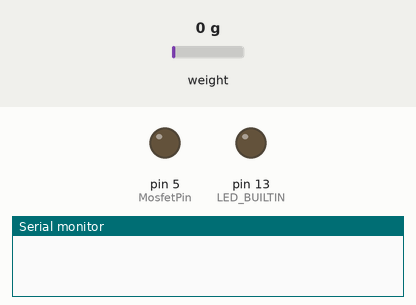
The sketch below on a simulated Arduino Uno, built with avr-gcc and run on an emulated ATmega328P. Shown: output pins drawn as LEDs (lit = HIGH), the last lines printed to the serial monitor. Inputs (shaded band) come from the test bench; at power-on: weight on the scale 0 g.

Above: at 0.1 s.
At 26.67 s:
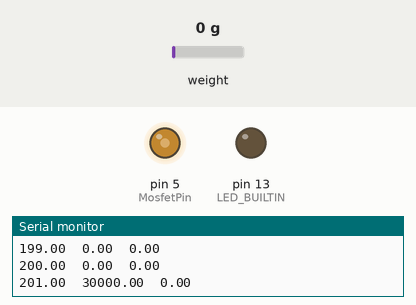
At 27.5 s:
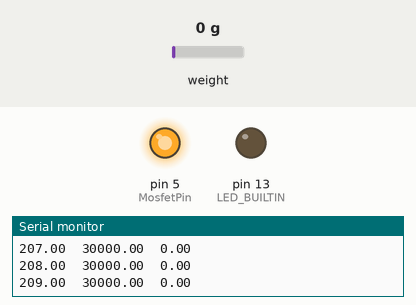
Timing chart, 0 to 29.0 s (numbered marks = the images above):
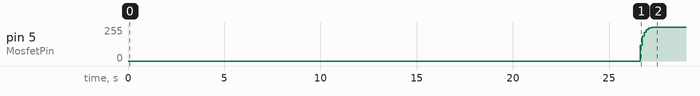

Measured:
- by itself, pin 5 (MosfetPin): moves from 0/255 to 254/255 over 0.82 s

The sketch:

PressureController.ino
```cpp
#include "HX711.h"
#include "Ticker.h"
#include "PID_v1.h"
#include "FilterOnePole.h"

FilterOnePole Lp( LOWPASS, 1 );   // create a one pole (RC) lowpass filter

void LoopFixedRate();
const int MosfetPin   = 5;
const int SampleRate  = 25000;

double y1, y2, y3;
double u1, u2, u3;
double Error;

double Peak = 30000;
double Setpoint = 0;
double y = Peak;
double Input, Output, PWMOutput, FFOutput, FFCorrection, dP, LastPoint;
bool Step = true;

double N = 0;
double Time;
double z;
HX711 scale(A1, A0);

//Specify the links and initial tuning parameters
double Kp = 0.00015249 * 3.5 * 1.2, Ki = 0.00046323 / (2.2 * 0.8), Kd = 1.5 * 6 * 4.0088e-6;
PID myPID(&Input, &Output, &Setpoint, Kp, Ki, Kd, DIRECT);

Ticker timer(LoopFixedRate, SampleRate, 0, MICROS_MICROS);

void setup() {
  Serial.begin(115200);
  pinMode(MosfetPin, OUTPUT);
  pinMode(LED_BUILTIN, OUTPUT);
  scale.set_scale(220.f);
  delay(5000);
  scale.tare();
  Input = scale.get_units();
  timer.start();
  myPID.SetMode(AUTOMATIC);
  ResultWrite();
}

void LoopFixedRate() {
  //Time calculation
  Time = N * 1 / 40;

  //Type of signal
  if (Step == false) {
    // Setpoint Sine
    LastPoint = Setpoint;
    Setpoint = y / 2 * ((sin(Time) + sin(Time * 2) + sin(3 * Time)) / 3) + y / 2;
  }
  else {
    if (Time >= 5) {
      LastPoint = Setpoint;
      Setpoint = Peak;
    }
  }

  //Feed forward
  dP = (Setpoint - LastPoint) / 0.025;
  FFOutput = Setpoint * 7.5924e-5;

  if (FFOutput <= 0) {
    FFCorrection = 0;
  }
  else {
    if (FFOutput <= 0.6773) {
      FFCorrection =  1.032295606 * sqrt(FFOutput) + 1.35;
    }
    else {
      FFCorrection = (1 / 2.375) * FFOutput + 1.9149;
    }
  }
  if (dP <= 0) {
    FFCorrection = 0;
  }
  else {
    FFCorrection = FFCorrection * dP / 30000;
  }

  // PID Control
  Input = scale.get_units();
  Error = Setpoint - Input;
  myPID.Compute();

  // Combine PID Output en FF Output
  Output = Output + FFCorrection;

  // PWM Convert and saturation incorporation
  if (Output <= 0) {
    Output = 0;
  }
  else {
    if (Output <= 0.5868) {
      PWMOutput = sqrt(Output / 0.000163);
    }
    else {
      if (Output <= 5) {
        PWMOutput = (Output + 0.6901) / 0.02128205128205128205128205128205;
        if (PWMOutput >= 255) {
          PWMOutput = 255;
        }
      }
      else {
        if (Output > 5) {
          PWMOutput = 255;
        }
      }
    }
  }
  //Implementation low pass
  Lp.input(PWMOutput);

  // Write to Mosfet
  analogWrite(MosfetPin, Lp.output());           // vary between 0  and 255
  N++;
  //Write new values
  ResultWrite();
}
//Function for a timer
void loop() {
  timer.update();
}

//Function for plotting
void ResultWrite() {
  Serial.print(N);
  Serial.print("\t");
  Serial.print(Setpoint);
  Serial.print("\t");
  Serial.println(Input);
}
```

FilterOnePole.cpp
```cpp
#include "FilterOnePole.h"
#include "FloatDefine.h"

FilterOnePole::FilterOnePole( FILTER_TYPE ft, float fc, float initialValue ) {
  setFilter( ft, fc, initialValue );
}

void FilterOnePole::setFilter( FILTER_TYPE ft, float fc, float initialValue ) {
  FT = ft;
  setFrequency( fc );

  Y = initialValue;
  Ylast = initialValue;
  X = initialValue;

  LastUS = micros();
}

float FilterOnePole::input( float inVal ) {
  long time = micros();
  ElapsedUS = float(time - LastUS);   // cast to float here, for math
  LastUS = time;                      // update this now

  // shift the data values
  Ylast = Y;
  X = inVal;                          // this is now the most recent input value

  // filter value is controlled by a parameter called X
  // tau is set by the user in microseconds, but must be converted to samples here
  TauSamps = TauUS / ElapsedUS;

  float ampFactor;
#ifdef ARM_FLOAT
  ampFactor = expf( -1.0 / TauSamps );     // this is 1 if called quickly
#else
  ampFactor = exp( -1.0 / TauSamps );      // this is 1 if called quickly
#endif

  Y = (1.0-ampFactor)*X + ampFactor*Ylast;     // set the new value

  return output();
}

void FilterOnePole::setFrequency( float newFrequency ) {
  setTau( 1.0/(TWO_PI*newFrequency ) ); // τ=1/ω
}

void FilterOnePole::setTau( float newTau ) {
  TauUS = newTau * 1e6;
}

float FilterOnePole::output() {
    // figure out which button to read
  switch (FT) {
    case LOWPASS:
      // return the last value
      return Y;
      break;
    case INTEGRATOR:
      // using a lowpass, but normaize
      return Y * (TauUS/1.0e6);
      break;
    case HIGHPASS:
      // highpass is the _difference_
      return X-Y;
      break;
    case DIFFERENTIATOR:
      // like a highpass, but normalize
      return (X-Y)/(TauUS/1.0e6);
      break;
    default:
      // should never get to here, return 0 just in case
      return 0;
  }
}

void FilterOnePole::print() {
  Serial.println("");
  Serial.print(" Y: ");        Serial.print( Y );
  Serial.print(" Ylast: ");      Serial.print( Ylast );
  Serial.print(" X ");         Serial.print( X );
  Serial.print(" ElapsedUS ");  Serial.print( ElapsedUS );
  Serial.print(" TauSamps: ");  Serial.print( TauSamps );
  //Serial.print(" ampFactor " );       Serial.print( ampFactor );
  Serial.print(" TauUS: ");     Serial.print( TauUS );
  Serial.println("");
}

void FilterOnePole::test() {
  float tau = 10;
  float updateInterval = 1;
  float nextupdateTime = millis()*1e-3;

  float inputValue = 0;
  FilterOnePole hp( HIGHPASS, tau, inputValue );
  FilterOnePole lp( LOWPASS, tau, inputValue );

  while( true ) {
    float now = millis()*1e-3;

    // switch input values on a 20 second cycle
    if( round(now/20.0)-(now/20.0) < 0 )
    inputValue = 0;
    else
    inputValue = 100;

    hp.input(inputValue);
    lp.input(inputValue);

    if( now > nextupdateTime ) {
      nextupdateTime += updateInterval;

      Serial.print("inputValue: "); Serial.print( inputValue );
      Serial.print("\t high-passed: "); Serial.print( hp.output() );
      Serial.print("\t low-passed: "); Serial.print( lp.output() );
      Serial.println();
    }
  }
}

void FilterOnePole::setToNewValue( float newVal ) {
  Y = Ylast = X = newVal;
}


// stuff for filter2 (lowpass only)
// should be able to set a separate fall time as well
FilterOnePoleCascade::FilterOnePoleCascade( float riseTime, float initialValue ) {
  setRiseTime( riseTime );
  setToNewValue( initialValue );
}

void FilterOnePoleCascade::setRiseTime( float riseTime ) {
  float tauScale = 3.36;      // found emperically, by running test();

  Pole1.setTau( riseTime / tauScale );
  Pole2.setTau( riseTime / tauScale );
}

float FilterOnePoleCascade::input( float inVal  ) {
  Pole2.input( Pole1.input( inVal ));
  return output();
}

// clears out the values in the filter
void FilterOnePoleCascade::setToNewValue( float newVal ) {
  Pole1.setToNewValue( newVal );
  Pole2.setToNewValue( newVal );
}

float FilterOnePoleCascade::output() {
  return Pole2.output();
}

void FilterOnePoleCascade::test() {
  // make a filter, how fast does it run:

  float rise = 1.0;
  FilterOnePoleCascade myFilter( rise );

  // first, test the filter speed ...
  long nLoops = 1000;

  Serial.print( "testing filter with a rise time of ");
  Serial.print( rise ); Serial.print( "s" );

  Serial.print( "\n running filter speed loop ... ");

  float startTime, stopTime;

  startTime = millis()*1e-3;
  for( long i=0; i<nLoops; ++i ) {
    myFilter.input( PI );   // use pi, so it will actually do a full calculation
  }
  stopTime = millis()*1e-3;

  Serial.print( "done, filter runs at " );
  Serial.print( float(nLoops) / (stopTime - startTime) );
  Serial.print( " hz " );
  Serial.print( "\n filter value: " ); Serial.print( myFilter.output() );

  myFilter.setToNewValue( 0.0 );
  Serial.print( "\n after reset to 0: "); Serial.print( myFilter.output() );

  Serial.print( "\n testing rise time (10% to 90%) ...");

  bool crossedTenPercent = false;
  while( myFilter.output() < 0.9 ) {
    myFilter.input( 1.0 );
    if( myFilter.output() > 0.1 && !crossedTenPercent ) {
      // filter first crossed the 10% point
      startTime = millis()*1e-3;
      crossedTenPercent = true;
    }
  }
  stopTime = millis()*1e-3;

  Serial.print( "done, rise time: " ); Serial.print( stopTime-startTime );

  Serial.print( "testing attenuation at f = 1/risetime" );

  myFilter.setToNewValue( 0.0 );

  float maxVal = 0;
  float valWasOutputThisCycle = true;

  float lastFilterVal = 0;

  while( true ) {
    float now = 1e-3*millis();

    float currentFilterVal = myFilter.input( sin( TWO_PI*now) );

    if( currentFilterVal < 0.0 ) {
      if( !valWasOutputThisCycle ) {
        // just crossed below zero, output the max
        Serial.print( maxVal*100 ); Serial.print( " %\n" );
        valWasOutputThisCycle = true;
      }

    }

  }


}
```

FilterOnePole.h
```cpp
#ifndef FilterOnePole_h
#define FilterOnePole_h

#include <Arduino.h>

enum FILTER_TYPE {
  HIGHPASS,
  LOWPASS,
  INTEGRATOR,
  DIFFERENTIATOR
};

// the recursive filter class implements a recursive filter (low / pass / highpass
// note that this must be updated in a loop, using the most recent acquired values and the time acquired
//   Y = a0*X + a1*Xm1
//              + b1*Ylast
struct FilterOnePole {
  FILTER_TYPE FT;
  float TauUS;       // decay constant of the filter, in US
  float TauSamps;    // tau, measued in samples (this changes, depending on how long between input()s

  // filter values - these are public, but should not be set externally
  float Y;       // most recent output value (gets computed on update)
  float Ylast;   // prevous output value

  float X;      // most recent input value

  // elapsed times are kept in long, and will wrap every
  // 35 mins, 47 seconds ... however, the wrap does not matter,
  // because the delta will still be correct (always positive and small)
  float ElapsedUS;   // time since last update
  long LastUS;       // last time measured

  FilterOnePole( FILTER_TYPE ft=LOWPASS, float fc=1.0, float initialValue=0 );

  // sets or resets the parameters and state of the filter
  void setFilter( FILTER_TYPE ft, float tauS, float initialValue );

  void setFrequency( float newFrequency );

  void setTau( float newTau );

  float input( float inVal );

  float output();

  void print();

  void test();

  void setToNewValue( float newVal );  // resets the filter to a new value
};

// two pole filter, these are very useful
struct FilterOnePoleCascade {

  FilterOnePole Pole1;
  FilterOnePole Pole2;

  FilterOnePoleCascade( float riseTime=1.0, float initialValue=0 );  // rise time to step function, 10% to 90%

  // rise time is 10% to 90%, for a step input
  void setRiseTime( float riseTime );

  void setToNewValue( float newVal );

  float input( float inVal );

  float output();

  void test();
};


#endif
```

FloatDefine.h
```cpp
#ifndef FloatDefine_h
#define FloatDefine_h


#endif
```
